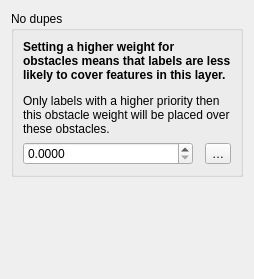
<?xml version="1.0" encoding="UTF-8"?>
<ui version="4.0">
 <class>QgsLabelRemoveDuplicateSettingsWidgetBase</class>
 <widget class="QgsPanelWidget" name="QgsLabelRemoveDuplicateSettingsWidgetBase">
  <property name="geometry">
   <rect>
    <x>0</x>
    <y>0</y>
    <width>254</width>
    <height>279</height>
   </rect>
  </property>
  <property name="windowTitle">
   <string>Form</string>
  </property>
  <layout class="QVBoxLayout" name="verticalLayout">
   <item>
    <widget class="QGroupBox" name="groupBox">
     <property name="title">
      <string>No dupes</string>
     </property>
     <layout class="QGridLayout" name="gridLayout">
      <item row="1" column="0">
       <widget class="QgsDoubleSpinBox" name="mNoRepeatDistSpinBox">
        <property name="sizePolicy">
         <sizepolicy hsizetype="Expanding" vsizetype="Fixed">
          <horstretch>0</horstretch>
          <verstretch>0</verstretch>
         </sizepolicy>
        </property>
        <property name="minimumSize">
         <size>
          <width>0</width>
          <height>0</height>
         </size>
        </property>
        <property name="suffix">
         <string/>
        </property>
        <property name="decimals">
         <number>4</number>
        </property>
        <property name="maximum">
         <double>999999999.000000000000000</double>
        </property>
        <property name="singleStep">
         <double>0.100000000000000</double>
        </property>
        <property name="showClearButton" stdset="0">
         <bool>false</bool>
        </property>
       </widget>
      </item>
      <item row="1" column="2">
       <widget class="QgsPropertyOverrideButton" name="mNoRepeatDistDDBtn">
        <property name="text">
         <string>…</string>
        </property>
       </widget>
      </item>
      <item row="1" column="1">
       <widget class="QgsUnitSelectionWidget" name="mNoRepeatDistUnitWidget" native="true">
        <property name="focusPolicy">
         <enum>Qt::StrongFocus</enum>
        </property>
       </widget>
      </item>
      <item row="0" column="0" colspan="3">
       <widget class="QLabel" name="label">
        <property name="text">
         <string>&lt;html&gt;&lt;head/&gt;&lt;body&gt;&lt;p&gt;&lt;span style=&quot; font-weight:600;&quot;&gt;Setting a higher weight for obstacles means that labels are less likely to cover features in this layer.&lt;/span&gt;&lt;/p&gt;&lt;p&gt;Only labels with a higher priority then this obstacle weight will be placed over these obstacles.&lt;/p&gt;&lt;/body&gt;&lt;/html&gt;</string>
        </property>
        <property name="wordWrap">
         <bool>true</bool>
        </property>
       </widget>
      </item>
     </layout>
    </widget>
   </item>
   <item>
    <spacer name="verticalSpacer">
     <property name="orientation">
      <enum>Qt::Vertical</enum>
     </property>
     <property name="sizeHint" stdset="0">
      <size>
       <width>20</width>
       <height>40</height>
      </size>
     </property>
    </spacer>
   </item>
  </layout>
 </widget>
 <customwidgets>
  <customwidget>
   <class>QgsPropertyOverrideButton</class>
   <extends>QToolButton</extends>
   <header>qgspropertyoverridebutton.h</header>
  </customwidget>
  <customwidget>
   <class>QgsPanelWidget</class>
   <extends>QWidget</extends>
   <header>qgspanelwidget.h</header>
   <container>1</container>
  </customwidget>
  <customwidget>
   <class>QgsDoubleSpinBox</class>
   <extends>QDoubleSpinBox</extends>
   <header>qgsdoublespinbox.h</header>
  </customwidget>
  <customwidget>
   <class>QgsUnitSelectionWidget</class>
   <extends>QWidget</extends>
   <header>qgsunitselectionwidget.h</header>
   <container>1</container>
  </customwidget>
 </customwidgets>
 <resources/>
 <connections/>
</ui>
